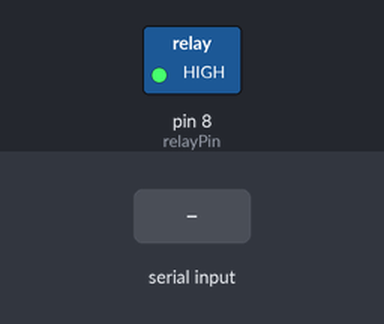
This sketch was run on a simulated Arduino Uno, built with avr-gcc and run on an emulated ATmega328P. On the bench: switched loads named in the sketch (green lamp = pin HIGH). The inputs (shaded band) are chosen by the test bench.

Above: at 1.2 s.
1.3 s: byte 1 (TURN_ON) received over Serial
At 2.2 s:
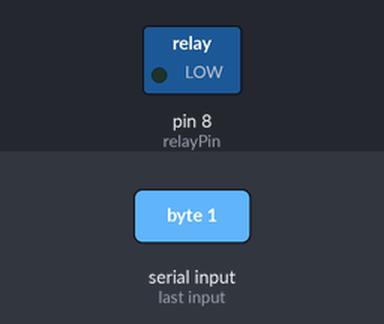
Timing chart, 0 to 4.3 s (numbered marks = the images above; inputs shaded):
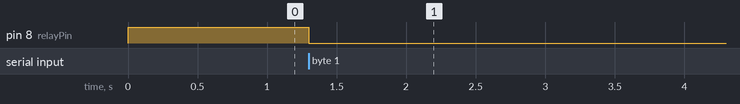

Measured:
- after the input at 1.3 s, pin 8 (relayPin): HIGH → LOW at once

The sketch:

node3.ino
```cpp
int relayPin = 8;

enum commands
{
  TURN_OFF = 0,
  TURN_ON = 1,
};

void setup() {
  pinMode(relayPin, OUTPUT);
  digitalWrite(relayPin, HIGH);
  Serial.begin(9600);
}

void loop() {
  if (Serial.available() > 0)
  {
    int command = Serial.read();

    switch (command)
    {
      case TURN_OFF:
        digitalWrite(relayPin, HIGH);
        break;
      case TURN_ON:
        digitalWrite(relayPin, LOW);
        break;
    }
  }

}
```
